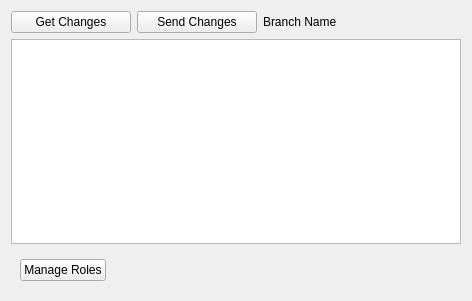
<?xml version="1.0" encoding="UTF-8"?>
<ui version="4.0">
 <class>RepoPanel</class>
 <widget class="QWidget" name="RepoPanel">
  <property name="geometry">
   <rect>
    <x>0</x>
    <y>0</y>
    <width>472</width>
    <height>301</height>
   </rect>
  </property>
  <layout class="QVBoxLayout" name="verticalLayout">
   <item>
    <widget class="QWidget" name="horizontalLayoutWidget" native="true">
     <layout class="QHBoxLayout" name="horizontalLayout" stretch="0,0,0">
      <property name="leftMargin">
       <number>0</number>
      </property>
      <property name="topMargin">
       <number>0</number>
      </property>
      <property name="rightMargin">
       <number>0</number>
      </property>
      <property name="bottomMargin">
       <number>0</number>
      </property>
      <item>
       <widget class="QPushButton" name="getChanges">
        <property name="sizePolicy">
         <sizepolicy hsizetype="MinimumExpanding" vsizetype="Fixed">
          <horstretch>0</horstretch>
          <verstretch>0</verstretch>
         </sizepolicy>
        </property>
        <property name="maximumSize">
         <size>
          <width>120</width>
          <height>16777215</height>
         </size>
        </property>
        <property name="text">
         <string>Get Changes</string>
        </property>
       </widget>
      </item>
      <item>
       <widget class="QPushButton" name="sendChanges">
        <property name="sizePolicy">
         <sizepolicy hsizetype="MinimumExpanding" vsizetype="Fixed">
          <horstretch>0</horstretch>
          <verstretch>0</verstretch>
         </sizepolicy>
        </property>
        <property name="maximumSize">
         <size>
          <width>120</width>
          <height>16777215</height>
         </size>
        </property>
        <property name="text">
         <string>Send Changes</string>
        </property>
       </widget>
      </item>
      <item>
       <widget class="QLabel" name="branchName">
        <property name="sizePolicy">
         <sizepolicy hsizetype="MinimumExpanding" vsizetype="Preferred">
          <horstretch>0</horstretch>
          <verstretch>0</verstretch>
         </sizepolicy>
        </property>
        <property name="text">
         <string>Branch Name</string>
        </property>
       </widget>
      </item>
     </layout>
    </widget>
   </item>
   <item>
    <widget class="QTreeView" name="treeView">
     <property name="alternatingRowColors">
      <bool>true</bool>
     </property>
     <property name="selectionMode">
      <enum>QAbstractItemView::ExtendedSelection</enum>
     </property>
     <property name="uniformRowHeights">
      <bool>true</bool>
     </property>
     <property name="sortingEnabled">
      <bool>true</bool>
     </property>
     <attribute name="headerCascadingSectionResizes">
      <bool>true</bool>
     </attribute>
     <attribute name="headerMinimumSectionSize">
      <number>50</number>
     </attribute>
     <attribute name="headerDefaultSectionSize">
      <number>120</number>
     </attribute>
     <attribute name="headerShowSortIndicator" stdset="0">
      <bool>true</bool>
     </attribute>
    </widget>
   </item>
   <item>
    <widget class="QWidget" name="horizontalWidget_2" native="true">
     <property name="minimumSize">
      <size>
       <width>0</width>
       <height>0</height>
      </size>
     </property>
     <layout class="QHBoxLayout" name="horizontalLayout_2">
      <item>
       <widget class="QPushButton" name="manageRoles">
        <property name="text">
         <string>Manage Roles</string>
        </property>
       </widget>
      </item>
      <item>
       <spacer name="horizontalSpacer">
        <property name="orientation">
         <enum>Qt::Horizontal</enum>
        </property>
        <property name="sizeHint" stdset="0">
         <size>
          <width>40</width>
          <height>20</height>
         </size>
        </property>
       </spacer>
      </item>
     </layout>
    </widget>
   </item>
  </layout>
 </widget>
 <resources/>
 <connections/>
</ui>
